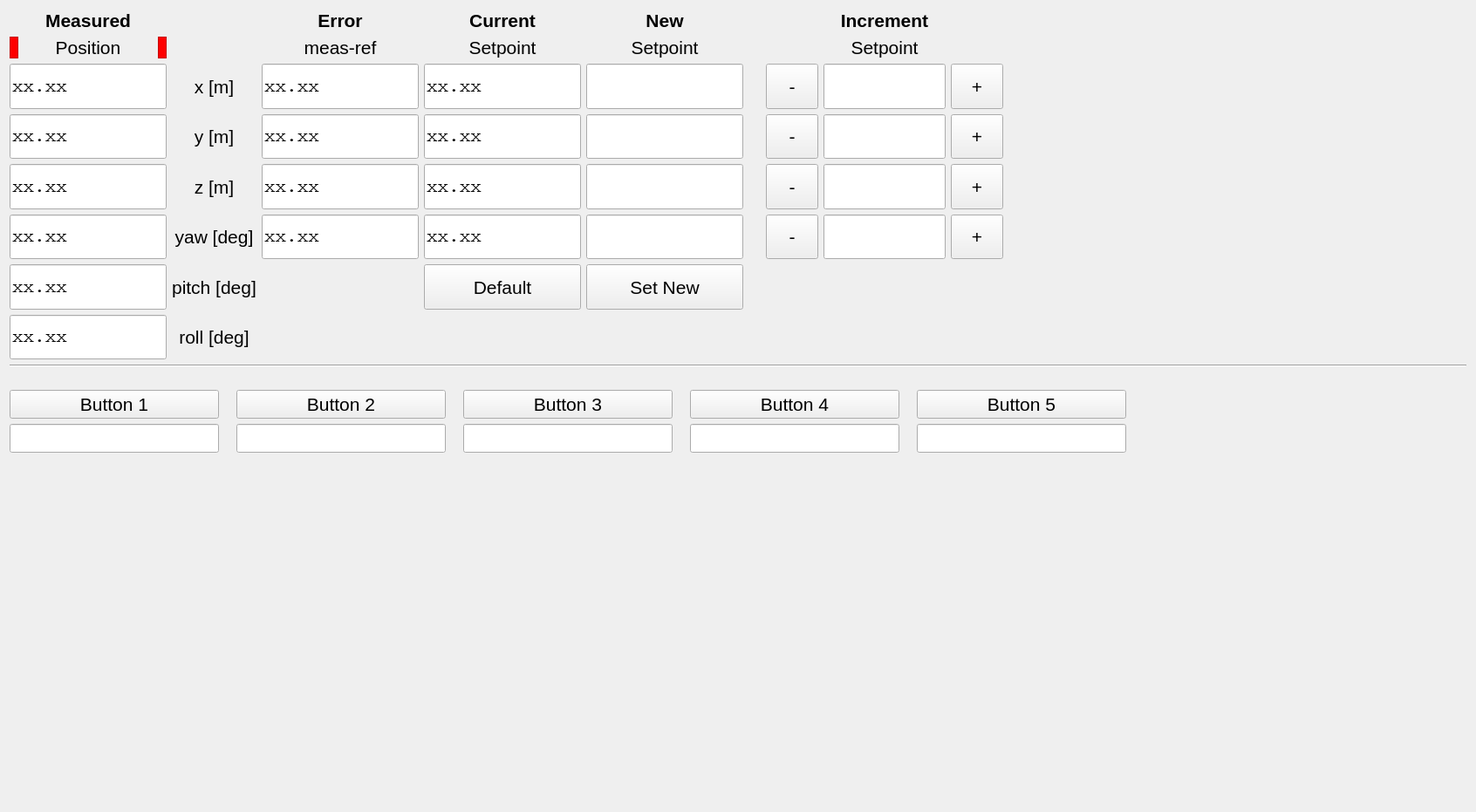
<?xml version="1.0" encoding="UTF-8"?>
<ui version="4.0">
 <class>StudentControllerTab</class>
 <widget class="QWidget" name="StudentControllerTab">
  <property name="geometry">
   <rect>
    <x>0</x>
    <y>0</y>
    <width>1692</width>
    <height>931</height>
   </rect>
  </property>
  <property name="font">
   <font>
    <pointsize>16</pointsize>
   </font>
  </property>
  <property name="windowTitle">
   <string>Form</string>
  </property>
  <layout class="QGridLayout" name="gridLayout">
   <item row="12" column="0" rowspan="2">
    <layout class="QGridLayout" name="gridLayout_3">
     <property name="leftMargin">
      <number>0</number>
     </property>
     <property name="topMargin">
      <number>0</number>
     </property>
     <property name="rightMargin">
      <number>0</number>
     </property>
     <property name="bottomMargin">
      <number>0</number>
     </property>
     <property name="horizontalSpacing">
      <number>20</number>
     </property>
     <item row="0" column="1">
      <widget class="QPushButton" name="custom_button_2">
       <property name="sizePolicy">
        <sizepolicy hsizetype="MinimumExpanding" vsizetype="MinimumExpanding">
         <horstretch>0</horstretch>
         <verstretch>0</verstretch>
        </sizepolicy>
       </property>
       <property name="maximumSize">
        <size>
         <width>240</width>
         <height>60</height>
        </size>
       </property>
       <property name="text">
        <string>Button 2</string>
       </property>
      </widget>
     </item>
     <item row="0" column="3">
      <widget class="QPushButton" name="custom_button_4">
       <property name="sizePolicy">
        <sizepolicy hsizetype="MinimumExpanding" vsizetype="MinimumExpanding">
         <horstretch>0</horstretch>
         <verstretch>0</verstretch>
        </sizepolicy>
       </property>
       <property name="maximumSize">
        <size>
         <width>240</width>
         <height>60</height>
        </size>
       </property>
       <property name="text">
        <string>Button 4</string>
       </property>
      </widget>
     </item>
     <item row="1" column="0">
      <widget class="QLineEdit" name="lineEdit_custom_1">
       <property name="sizePolicy">
        <sizepolicy hsizetype="MinimumExpanding" vsizetype="MinimumExpanding">
         <horstretch>0</horstretch>
         <verstretch>0</verstretch>
        </sizepolicy>
       </property>
       <property name="maximumSize">
        <size>
         <width>240</width>
         <height>60</height>
        </size>
       </property>
      </widget>
     </item>
     <item row="0" column="2">
      <widget class="QPushButton" name="custom_button_3">
       <property name="sizePolicy">
        <sizepolicy hsizetype="MinimumExpanding" vsizetype="MinimumExpanding">
         <horstretch>0</horstretch>
         <verstretch>0</verstretch>
        </sizepolicy>
       </property>
       <property name="maximumSize">
        <size>
         <width>240</width>
         <height>60</height>
        </size>
       </property>
       <property name="text">
        <string>Button 3</string>
       </property>
      </widget>
     </item>
     <item row="0" column="0">
      <widget class="QPushButton" name="custom_button_1">
       <property name="sizePolicy">
        <sizepolicy hsizetype="MinimumExpanding" vsizetype="MinimumExpanding">
         <horstretch>0</horstretch>
         <verstretch>0</verstretch>
        </sizepolicy>
       </property>
       <property name="maximumSize">
        <size>
         <width>240</width>
         <height>60</height>
        </size>
       </property>
       <property name="text">
        <string>Button 1</string>
       </property>
      </widget>
     </item>
     <item row="0" column="5">
      <spacer name="horizontalSpacer">
       <property name="orientation">
        <enum>Qt::Horizontal</enum>
       </property>
       <property name="sizeHint" stdset="0">
        <size>
         <width>40</width>
         <height>20</height>
        </size>
       </property>
      </spacer>
     </item>
     <item row="0" column="4">
      <widget class="QPushButton" name="custom_button_5">
       <property name="sizePolicy">
        <sizepolicy hsizetype="MinimumExpanding" vsizetype="MinimumExpanding">
         <horstretch>0</horstretch>
         <verstretch>0</verstretch>
        </sizepolicy>
       </property>
       <property name="maximumSize">
        <size>
         <width>240</width>
         <height>60</height>
        </size>
       </property>
       <property name="text">
        <string>Button 5</string>
       </property>
      </widget>
     </item>
     <item row="1" column="1">
      <widget class="QLineEdit" name="lineEdit_custom_2">
       <property name="sizePolicy">
        <sizepolicy hsizetype="MinimumExpanding" vsizetype="MinimumExpanding">
         <horstretch>0</horstretch>
         <verstretch>0</verstretch>
        </sizepolicy>
       </property>
       <property name="maximumSize">
        <size>
         <width>240</width>
         <height>60</height>
        </size>
       </property>
      </widget>
     </item>
     <item row="1" column="2">
      <widget class="QLineEdit" name="lineEdit_custom_3">
       <property name="sizePolicy">
        <sizepolicy hsizetype="MinimumExpanding" vsizetype="MinimumExpanding">
         <horstretch>0</horstretch>
         <verstretch>0</verstretch>
        </sizepolicy>
       </property>
       <property name="maximumSize">
        <size>
         <width>240</width>
         <height>60</height>
        </size>
       </property>
      </widget>
     </item>
     <item row="1" column="3">
      <widget class="QLineEdit" name="lineEdit_custom_4">
       <property name="sizePolicy">
        <sizepolicy hsizetype="MinimumExpanding" vsizetype="MinimumExpanding">
         <horstretch>0</horstretch>
         <verstretch>0</verstretch>
        </sizepolicy>
       </property>
       <property name="maximumSize">
        <size>
         <width>240</width>
         <height>60</height>
        </size>
       </property>
      </widget>
     </item>
     <item row="1" column="4">
      <widget class="QLineEdit" name="lineEdit_custom_5">
       <property name="sizePolicy">
        <sizepolicy hsizetype="MinimumExpanding" vsizetype="MinimumExpanding">
         <horstretch>0</horstretch>
         <verstretch>0</verstretch>
        </sizepolicy>
       </property>
       <property name="maximumSize">
        <size>
         <width>240</width>
         <height>60</height>
        </size>
       </property>
      </widget>
     </item>
    </layout>
   </item>
   <item row="9" column="0">
    <layout class="QGridLayout" name="gridLayout_2">
     <property name="leftMargin">
      <number>0</number>
     </property>
     <property name="topMargin">
      <number>0</number>
     </property>
     <property name="rightMargin">
      <number>0</number>
     </property>
     <property name="bottomMargin">
      <number>0</number>
     </property>
     <item row="0" column="0">
      <widget class="QLabel" name="label_measured_title">
       <property name="font">
        <font>
         <weight>75</weight>
         <bold>true</bold>
        </font>
       </property>
       <property name="text">
        <string>Measured</string>
       </property>
       <property name="alignment">
        <set>Qt::AlignCenter</set>
       </property>
      </widget>
     </item>
     <item row="3" column="2">
      <widget class="QLineEdit" name="lineEdit_error_x">
       <property name="sizePolicy">
        <sizepolicy hsizetype="MinimumExpanding" vsizetype="MinimumExpanding">
         <horstretch>0</horstretch>
         <verstretch>0</verstretch>
        </sizepolicy>
       </property>
       <property name="maximumSize">
        <size>
         <width>180</width>
         <height>60</height>
        </size>
       </property>
       <property name="font">
        <font>
         <family>Courier</family>
        </font>
       </property>
       <property name="text">
        <string>xx.xx</string>
       </property>
       <property name="readOnly">
        <bool>true</bool>
       </property>
      </widget>
     </item>
     <item row="1" column="0">
      <layout class="QHBoxLayout" name="horizontalLayout_5">
       <property name="spacing">
        <number>0</number>
       </property>
       <property name="leftMargin">
        <number>0</number>
       </property>
       <property name="topMargin">
        <number>0</number>
       </property>
       <property name="rightMargin">
        <number>0</number>
       </property>
       <property name="bottomMargin">
        <number>0</number>
       </property>
       <item>
        <widget class="QFrame" name="red_frame_position_left">
         <property name="maximumSize">
          <size>
           <width>10</width>
           <height>16777215</height>
          </size>
         </property>
         <property name="styleSheet">
          <string notr="true">background-color:red;</string>
         </property>
         <property name="frameShape">
          <enum>QFrame::StyledPanel</enum>
         </property>
         <property name="frameShadow">
          <enum>QFrame::Raised</enum>
         </property>
        </widget>
       </item>
       <item>
        <widget class="QLabel" name="label_measured_title_line2">
         <property name="text">
          <string>Position</string>
         </property>
         <property name="alignment">
          <set>Qt::AlignCenter</set>
         </property>
        </widget>
       </item>
       <item>
        <widget class="QFrame" name="red_frame_position_right">
         <property name="maximumSize">
          <size>
           <width>10</width>
           <height>16777215</height>
          </size>
         </property>
         <property name="styleSheet">
          <string notr="true">background-color:red;</string>
         </property>
         <property name="frameShape">
          <enum>QFrame::StyledPanel</enum>
         </property>
         <property name="frameShadow">
          <enum>QFrame::Raised</enum>
         </property>
        </widget>
       </item>
      </layout>
     </item>
     <item row="3" column="1">
      <widget class="QLabel" name="label_row_x">
       <property name="maximumSize">
        <size>
         <width>16777215</width>
         <height>60</height>
        </size>
       </property>
       <property name="text">
        <string>x [m]</string>
       </property>
       <property name="alignment">
        <set>Qt::AlignCenter</set>
       </property>
      </widget>
     </item>
     <item row="5" column="1">
      <widget class="QLabel" name="label_row_z">
       <property name="maximumSize">
        <size>
         <width>16777215</width>
         <height>60</height>
        </size>
       </property>
       <property name="text">
        <string>z [m]</string>
       </property>
       <property name="alignment">
        <set>Qt::AlignCenter</set>
       </property>
      </widget>
     </item>
     <item row="6" column="1">
      <widget class="QLabel" name="label_row_yaw">
       <property name="maximumSize">
        <size>
         <width>16777215</width>
         <height>60</height>
        </size>
       </property>
       <property name="text">
        <string>yaw [deg]</string>
       </property>
       <property name="alignment">
        <set>Qt::AlignCenter</set>
       </property>
      </widget>
     </item>
     <item row="3" column="6">
      <layout class="QHBoxLayout" name="horizontalLayout">
       <item>
        <widget class="QPushButton" name="x_increment_minus_button">
         <property name="sizePolicy">
          <sizepolicy hsizetype="MinimumExpanding" vsizetype="Fixed">
           <horstretch>0</horstretch>
           <verstretch>0</verstretch>
          </sizepolicy>
         </property>
         <property name="maximumSize">
          <size>
           <width>60</width>
           <height>60</height>
          </size>
         </property>
         <property name="text">
          <string>-</string>
         </property>
        </widget>
       </item>
       <item>
        <widget class="QLineEdit" name="lineEdit_setpoint_increment_x">
         <property name="sizePolicy">
          <sizepolicy hsizetype="MinimumExpanding" vsizetype="Fixed">
           <horstretch>0</horstretch>
           <verstretch>0</verstretch>
          </sizepolicy>
         </property>
         <property name="maximumSize">
          <size>
           <width>140</width>
           <height>60</height>
          </size>
         </property>
         <property name="font">
          <font>
           <family>Courier</family>
          </font>
         </property>
        </widget>
       </item>
       <item>
        <widget class="QPushButton" name="x_increment_plus_button">
         <property name="maximumSize">
          <size>
           <width>60</width>
           <height>60</height>
          </size>
         </property>
         <property name="text">
          <string>+</string>
         </property>
        </widget>
       </item>
      </layout>
     </item>
     <item row="3" column="5">
      <spacer name="horizontalSpacer_2">
       <property name="orientation">
        <enum>Qt::Horizontal</enum>
       </property>
       <property name="sizeType">
        <enum>QSizePolicy::Fixed</enum>
       </property>
       <property name="sizeHint" stdset="0">
        <size>
         <width>20</width>
         <height>20</height>
        </size>
       </property>
      </spacer>
     </item>
     <item row="3" column="0">
      <widget class="QLineEdit" name="lineEdit_measured_x">
       <property name="sizePolicy">
        <sizepolicy hsizetype="MinimumExpanding" vsizetype="MinimumExpanding">
         <horstretch>0</horstretch>
         <verstretch>0</verstretch>
        </sizepolicy>
       </property>
       <property name="maximumSize">
        <size>
         <width>180</width>
         <height>60</height>
        </size>
       </property>
       <property name="font">
        <font>
         <family>Courier</family>
        </font>
       </property>
       <property name="text">
        <string>xx.xx</string>
       </property>
       <property name="readOnly">
        <bool>true</bool>
       </property>
      </widget>
     </item>
     <item row="4" column="0">
      <widget class="QLineEdit" name="lineEdit_measured_y">
       <property name="sizePolicy">
        <sizepolicy hsizetype="MinimumExpanding" vsizetype="MinimumExpanding">
         <horstretch>0</horstretch>
         <verstretch>0</verstretch>
        </sizepolicy>
       </property>
       <property name="maximumSize">
        <size>
         <width>180</width>
         <height>60</height>
        </size>
       </property>
       <property name="font">
        <font>
         <family>Courier</family>
        </font>
       </property>
       <property name="text">
        <string>xx.xx</string>
       </property>
       <property name="readOnly">
        <bool>true</bool>
       </property>
      </widget>
     </item>
     <item row="4" column="1">
      <widget class="QLabel" name="label_row_y">
       <property name="maximumSize">
        <size>
         <width>16777215</width>
         <height>60</height>
        </size>
       </property>
       <property name="text">
        <string>y [m]</string>
       </property>
       <property name="alignment">
        <set>Qt::AlignCenter</set>
       </property>
      </widget>
     </item>
     <item row="7" column="0">
      <widget class="QLineEdit" name="lineEdit_measured_pitch">
       <property name="sizePolicy">
        <sizepolicy hsizetype="MinimumExpanding" vsizetype="MinimumExpanding">
         <horstretch>0</horstretch>
         <verstretch>0</verstretch>
        </sizepolicy>
       </property>
       <property name="maximumSize">
        <size>
         <width>180</width>
         <height>60</height>
        </size>
       </property>
       <property name="font">
        <font>
         <family>Courier</family>
        </font>
       </property>
       <property name="text">
        <string>xx.xx</string>
       </property>
       <property name="readOnly">
        <bool>true</bool>
       </property>
      </widget>
     </item>
     <item row="6" column="0">
      <widget class="QLineEdit" name="lineEdit_measured_yaw">
       <property name="sizePolicy">
        <sizepolicy hsizetype="MinimumExpanding" vsizetype="MinimumExpanding">
         <horstretch>0</horstretch>
         <verstretch>0</verstretch>
        </sizepolicy>
       </property>
       <property name="maximumSize">
        <size>
         <width>180</width>
         <height>60</height>
        </size>
       </property>
       <property name="font">
        <font>
         <family>Courier</family>
        </font>
       </property>
       <property name="text">
        <string>xx.xx</string>
       </property>
       <property name="readOnly">
        <bool>true</bool>
       </property>
      </widget>
     </item>
     <item row="8" column="0">
      <widget class="QLineEdit" name="lineEdit_measured_roll">
       <property name="sizePolicy">
        <sizepolicy hsizetype="MinimumExpanding" vsizetype="MinimumExpanding">
         <horstretch>0</horstretch>
         <verstretch>0</verstretch>
        </sizepolicy>
       </property>
       <property name="maximumSize">
        <size>
         <width>180</width>
         <height>60</height>
        </size>
       </property>
       <property name="font">
        <font>
         <family>Courier</family>
        </font>
       </property>
       <property name="text">
        <string>xx.xx</string>
       </property>
       <property name="readOnly">
        <bool>true</bool>
       </property>
      </widget>
     </item>
     <item row="5" column="0">
      <widget class="QLineEdit" name="lineEdit_measured_z">
       <property name="sizePolicy">
        <sizepolicy hsizetype="MinimumExpanding" vsizetype="MinimumExpanding">
         <horstretch>0</horstretch>
         <verstretch>0</verstretch>
        </sizepolicy>
       </property>
       <property name="maximumSize">
        <size>
         <width>180</width>
         <height>60</height>
        </size>
       </property>
       <property name="font">
        <font>
         <family>Courier</family>
        </font>
       </property>
       <property name="text">
        <string>xx.xx</string>
       </property>
       <property name="readOnly">
        <bool>true</bool>
       </property>
      </widget>
     </item>
     <item row="7" column="1">
      <widget class="QLabel" name="label_row_pitch">
       <property name="maximumSize">
        <size>
         <width>16777215</width>
         <height>60</height>
        </size>
       </property>
       <property name="text">
        <string>pitch [deg]</string>
       </property>
       <property name="alignment">
        <set>Qt::AlignCenter</set>
       </property>
      </widget>
     </item>
     <item row="8" column="1">
      <widget class="QLabel" name="label_row_roll">
       <property name="maximumSize">
        <size>
         <width>16777215</width>
         <height>60</height>
        </size>
       </property>
       <property name="text">
        <string>roll [deg]</string>
       </property>
       <property name="alignment">
        <set>Qt::AlignCenter</set>
       </property>
      </widget>
     </item>
     <item row="1" column="2">
      <widget class="QLabel" name="label_error_title_line2">
       <property name="text">
        <string>meas-ref</string>
       </property>
       <property name="alignment">
        <set>Qt::AlignCenter</set>
       </property>
      </widget>
     </item>
     <item row="1" column="3">
      <widget class="QLabel" name="label_current_title_2">
       <property name="text">
        <string>Setpoint</string>
       </property>
       <property name="alignment">
        <set>Qt::AlignCenter</set>
       </property>
      </widget>
     </item>
     <item row="0" column="2">
      <widget class="QLabel" name="label_error_title">
       <property name="font">
        <font>
         <weight>75</weight>
         <bold>true</bold>
        </font>
       </property>
       <property name="text">
        <string>Error</string>
       </property>
       <property name="alignment">
        <set>Qt::AlignCenter</set>
       </property>
      </widget>
     </item>
     <item row="7" column="3">
      <widget class="QPushButton" name="default_setpoint_button">
       <property name="sizePolicy">
        <sizepolicy hsizetype="MinimumExpanding" vsizetype="MinimumExpanding">
         <horstretch>0</horstretch>
         <verstretch>0</verstretch>
        </sizepolicy>
       </property>
       <property name="maximumSize">
        <size>
         <width>180</width>
         <height>60</height>
        </size>
       </property>
       <property name="text">
        <string>Default</string>
       </property>
      </widget>
     </item>
     <item row="0" column="4">
      <widget class="QLabel" name="label_new_title">
       <property name="font">
        <font>
         <weight>75</weight>
         <bold>true</bold>
        </font>
       </property>
       <property name="text">
        <string>New</string>
       </property>
       <property name="alignment">
        <set>Qt::AlignCenter</set>
       </property>
      </widget>
     </item>
     <item row="1" column="4">
      <widget class="QLabel" name="label_new_title_line2">
       <property name="text">
        <string>Setpoint</string>
       </property>
       <property name="alignment">
        <set>Qt::AlignCenter</set>
       </property>
      </widget>
     </item>
     <item row="4" column="2">
      <widget class="QLineEdit" name="lineEdit_error_y">
       <property name="sizePolicy">
        <sizepolicy hsizetype="MinimumExpanding" vsizetype="MinimumExpanding">
         <horstretch>0</horstretch>
         <verstretch>0</verstretch>
        </sizepolicy>
       </property>
       <property name="maximumSize">
        <size>
         <width>180</width>
         <height>60</height>
        </size>
       </property>
       <property name="font">
        <font>
         <family>Courier</family>
        </font>
       </property>
       <property name="text">
        <string>xx.xx</string>
       </property>
       <property name="readOnly">
        <bool>true</bool>
       </property>
      </widget>
     </item>
     <item row="5" column="2">
      <widget class="QLineEdit" name="lineEdit_error_z">
       <property name="sizePolicy">
        <sizepolicy hsizetype="MinimumExpanding" vsizetype="MinimumExpanding">
         <horstretch>0</horstretch>
         <verstretch>0</verstretch>
        </sizepolicy>
       </property>
       <property name="maximumSize">
        <size>
         <width>180</width>
         <height>60</height>
        </size>
       </property>
       <property name="font">
        <font>
         <family>Courier</family>
        </font>
       </property>
       <property name="text">
        <string>xx.xx</string>
       </property>
       <property name="readOnly">
        <bool>true</bool>
       </property>
      </widget>
     </item>
     <item row="6" column="2">
      <widget class="QLineEdit" name="lineEdit_error_yaw">
       <property name="sizePolicy">
        <sizepolicy hsizetype="MinimumExpanding" vsizetype="MinimumExpanding">
         <horstretch>0</horstretch>
         <verstretch>0</verstretch>
        </sizepolicy>
       </property>
       <property name="maximumSize">
        <size>
         <width>180</width>
         <height>60</height>
        </size>
       </property>
       <property name="font">
        <font>
         <family>Courier</family>
        </font>
       </property>
       <property name="text">
        <string>xx.xx</string>
       </property>
       <property name="readOnly">
        <bool>true</bool>
       </property>
      </widget>
     </item>
     <item row="0" column="3">
      <widget class="QLabel" name="label_current_title">
       <property name="font">
        <font>
         <weight>75</weight>
         <bold>true</bold>
        </font>
       </property>
       <property name="text">
        <string>Current</string>
       </property>
       <property name="alignment">
        <set>Qt::AlignCenter</set>
       </property>
      </widget>
     </item>
     <item row="4" column="3">
      <widget class="QLineEdit" name="lineEdit_setpoint_current_y">
       <property name="sizePolicy">
        <sizepolicy hsizetype="MinimumExpanding" vsizetype="MinimumExpanding">
         <horstretch>0</horstretch>
         <verstretch>0</verstretch>
        </sizepolicy>
       </property>
       <property name="maximumSize">
        <size>
         <width>180</width>
         <height>60</height>
        </size>
       </property>
       <property name="font">
        <font>
         <family>Courier</family>
        </font>
       </property>
       <property name="text">
        <string>xx.xx</string>
       </property>
       <property name="readOnly">
        <bool>true</bool>
       </property>
      </widget>
     </item>
     <item row="5" column="3">
      <widget class="QLineEdit" name="lineEdit_setpoint_current_z">
       <property name="sizePolicy">
        <sizepolicy hsizetype="MinimumExpanding" vsizetype="MinimumExpanding">
         <horstretch>0</horstretch>
         <verstretch>0</verstretch>
        </sizepolicy>
       </property>
       <property name="maximumSize">
        <size>
         <width>180</width>
         <height>60</height>
        </size>
       </property>
       <property name="font">
        <font>
         <family>Courier</family>
        </font>
       </property>
       <property name="text">
        <string>xx.xx</string>
       </property>
       <property name="readOnly">
        <bool>true</bool>
       </property>
      </widget>
     </item>
     <item row="6" column="3">
      <widget class="QLineEdit" name="lineEdit_setpoint_current_yaw">
       <property name="sizePolicy">
        <sizepolicy hsizetype="MinimumExpanding" vsizetype="MinimumExpanding">
         <horstretch>0</horstretch>
         <verstretch>0</verstretch>
        </sizepolicy>
       </property>
       <property name="maximumSize">
        <size>
         <width>180</width>
         <height>60</height>
        </size>
       </property>
       <property name="font">
        <font>
         <family>Courier</family>
        </font>
       </property>
       <property name="text">
        <string>xx.xx</string>
       </property>
       <property name="readOnly">
        <bool>true</bool>
       </property>
      </widget>
     </item>
     <item row="3" column="3">
      <widget class="QLineEdit" name="lineEdit_setpoint_current_x">
       <property name="sizePolicy">
        <sizepolicy hsizetype="MinimumExpanding" vsizetype="MinimumExpanding">
         <horstretch>0</horstretch>
         <verstretch>0</verstretch>
        </sizepolicy>
       </property>
       <property name="maximumSize">
        <size>
         <width>180</width>
         <height>60</height>
        </size>
       </property>
       <property name="font">
        <font>
         <family>Courier</family>
        </font>
       </property>
       <property name="text">
        <string>xx.xx</string>
       </property>
       <property name="readOnly">
        <bool>true</bool>
       </property>
      </widget>
     </item>
     <item row="0" column="6">
      <widget class="QLabel" name="label_2">
       <property name="font">
        <font>
         <weight>75</weight>
         <bold>true</bold>
        </font>
       </property>
       <property name="text">
        <string>Increment</string>
       </property>
       <property name="alignment">
        <set>Qt::AlignCenter</set>
       </property>
      </widget>
     </item>
     <item row="6" column="4">
      <widget class="QLineEdit" name="lineEdit_setpoint_new_yaw">
       <property name="sizePolicy">
        <sizepolicy hsizetype="MinimumExpanding" vsizetype="MinimumExpanding">
         <horstretch>0</horstretch>
         <verstretch>0</verstretch>
        </sizepolicy>
       </property>
       <property name="maximumSize">
        <size>
         <width>180</width>
         <height>60</height>
        </size>
       </property>
       <property name="font">
        <font>
         <family>Courier</family>
        </font>
       </property>
      </widget>
     </item>
     <item row="7" column="4">
      <widget class="QPushButton" name="set_setpoint_button">
       <property name="sizePolicy">
        <sizepolicy hsizetype="MinimumExpanding" vsizetype="MinimumExpanding">
         <horstretch>0</horstretch>
         <verstretch>0</verstretch>
        </sizepolicy>
       </property>
       <property name="maximumSize">
        <size>
         <width>180</width>
         <height>60</height>
        </size>
       </property>
       <property name="text">
        <string>Set New</string>
       </property>
      </widget>
     </item>
     <item row="4" column="4">
      <widget class="QLineEdit" name="lineEdit_setpoint_new_y">
       <property name="sizePolicy">
        <sizepolicy hsizetype="MinimumExpanding" vsizetype="MinimumExpanding">
         <horstretch>0</horstretch>
         <verstretch>0</verstretch>
        </sizepolicy>
       </property>
       <property name="maximumSize">
        <size>
         <width>180</width>
         <height>60</height>
        </size>
       </property>
       <property name="font">
        <font>
         <family>Courier</family>
        </font>
       </property>
      </widget>
     </item>
     <item row="5" column="4">
      <widget class="QLineEdit" name="lineEdit_setpoint_new_z">
       <property name="sizePolicy">
        <sizepolicy hsizetype="MinimumExpanding" vsizetype="MinimumExpanding">
         <horstretch>0</horstretch>
         <verstretch>0</verstretch>
        </sizepolicy>
       </property>
       <property name="maximumSize">
        <size>
         <width>180</width>
         <height>60</height>
        </size>
       </property>
       <property name="font">
        <font>
         <family>Courier</family>
        </font>
       </property>
      </widget>
     </item>
     <item row="3" column="4">
      <widget class="QLineEdit" name="lineEdit_setpoint_new_x">
       <property name="sizePolicy">
        <sizepolicy hsizetype="MinimumExpanding" vsizetype="MinimumExpanding">
         <horstretch>0</horstretch>
         <verstretch>0</verstretch>
        </sizepolicy>
       </property>
       <property name="maximumSize">
        <size>
         <width>180</width>
         <height>60</height>
        </size>
       </property>
       <property name="font">
        <font>
         <family>Courier</family>
        </font>
       </property>
      </widget>
     </item>
     <item row="1" column="6">
      <widget class="QLabel" name="label">
       <property name="text">
        <string>Setpoint</string>
       </property>
       <property name="alignment">
        <set>Qt::AlignCenter</set>
       </property>
      </widget>
     </item>
     <item row="4" column="6">
      <layout class="QHBoxLayout" name="horizontalLayout_2">
       <item>
        <widget class="QPushButton" name="y_increment_minus_button">
         <property name="sizePolicy">
          <sizepolicy hsizetype="MinimumExpanding" vsizetype="Fixed">
           <horstretch>0</horstretch>
           <verstretch>0</verstretch>
          </sizepolicy>
         </property>
         <property name="maximumSize">
          <size>
           <width>60</width>
           <height>60</height>
          </size>
         </property>
         <property name="text">
          <string>-</string>
         </property>
        </widget>
       </item>
       <item>
        <widget class="QLineEdit" name="lineEdit_setpoint_increment_y">
         <property name="sizePolicy">
          <sizepolicy hsizetype="MinimumExpanding" vsizetype="Fixed">
           <horstretch>0</horstretch>
           <verstretch>0</verstretch>
          </sizepolicy>
         </property>
         <property name="maximumSize">
          <size>
           <width>140</width>
           <height>60</height>
          </size>
         </property>
        </widget>
       </item>
       <item>
        <widget class="QPushButton" name="y_increment_plus_button">
         <property name="sizePolicy">
          <sizepolicy hsizetype="MinimumExpanding" vsizetype="Fixed">
           <horstretch>0</horstretch>
           <verstretch>0</verstretch>
          </sizepolicy>
         </property>
         <property name="maximumSize">
          <size>
           <width>60</width>
           <height>60</height>
          </size>
         </property>
         <property name="text">
          <string>+</string>
         </property>
        </widget>
       </item>
      </layout>
     </item>
     <item row="6" column="6">
      <layout class="QHBoxLayout" name="horizontalLayout_4">
       <item>
        <widget class="QPushButton" name="yaw_increment_minus_button">
         <property name="sizePolicy">
          <sizepolicy hsizetype="MinimumExpanding" vsizetype="Fixed">
           <horstretch>0</horstretch>
           <verstretch>0</verstretch>
          </sizepolicy>
         </property>
         <property name="maximumSize">
          <size>
           <width>60</width>
           <height>60</height>
          </size>
         </property>
         <property name="text">
          <string>-</string>
         </property>
        </widget>
       </item>
       <item>
        <widget class="QLineEdit" name="lineEdit_setpoint_increment_yaw">
         <property name="sizePolicy">
          <sizepolicy hsizetype="MinimumExpanding" vsizetype="Fixed">
           <horstretch>0</horstretch>
           <verstretch>0</verstretch>
          </sizepolicy>
         </property>
         <property name="maximumSize">
          <size>
           <width>140</width>
           <height>60</height>
          </size>
         </property>
        </widget>
       </item>
       <item>
        <widget class="QPushButton" name="yaw_increment_plus_button">
         <property name="sizePolicy">
          <sizepolicy hsizetype="MinimumExpanding" vsizetype="Fixed">
           <horstretch>0</horstretch>
           <verstretch>0</verstretch>
          </sizepolicy>
         </property>
         <property name="maximumSize">
          <size>
           <width>60</width>
           <height>60</height>
          </size>
         </property>
         <property name="text">
          <string>+</string>
         </property>
        </widget>
       </item>
      </layout>
     </item>
     <item row="5" column="6">
      <layout class="QHBoxLayout" name="horizontalLayout_3">
       <item>
        <widget class="QPushButton" name="z_increment_minus_button">
         <property name="sizePolicy">
          <sizepolicy hsizetype="MinimumExpanding" vsizetype="Fixed">
           <horstretch>0</horstretch>
           <verstretch>0</verstretch>
          </sizepolicy>
         </property>
         <property name="maximumSize">
          <size>
           <width>60</width>
           <height>60</height>
          </size>
         </property>
         <property name="text">
          <string>-</string>
         </property>
        </widget>
       </item>
       <item>
        <widget class="QLineEdit" name="lineEdit_setpoint_increment_z">
         <property name="sizePolicy">
          <sizepolicy hsizetype="MinimumExpanding" vsizetype="Fixed">
           <horstretch>0</horstretch>
           <verstretch>0</verstretch>
          </sizepolicy>
         </property>
         <property name="maximumSize">
          <size>
           <width>140</width>
           <height>60</height>
          </size>
         </property>
        </widget>
       </item>
       <item>
        <widget class="QPushButton" name="z_increment_plus_button">
         <property name="sizePolicy">
          <sizepolicy hsizetype="MinimumExpanding" vsizetype="Fixed">
           <horstretch>0</horstretch>
           <verstretch>0</verstretch>
          </sizepolicy>
         </property>
         <property name="maximumSize">
          <size>
           <width>60</width>
           <height>60</height>
          </size>
         </property>
         <property name="text">
          <string>+</string>
         </property>
        </widget>
       </item>
      </layout>
     </item>
     <item row="3" column="7">
      <spacer name="horizontalSpacer_3">
       <property name="orientation">
        <enum>Qt::Horizontal</enum>
       </property>
       <property name="sizeHint" stdset="0">
        <size>
         <width>40</width>
         <height>20</height>
        </size>
       </property>
      </spacer>
     </item>
    </layout>
   </item>
   <item row="14" column="0">
    <spacer name="verticalSpacer">
     <property name="orientation">
      <enum>Qt::Vertical</enum>
     </property>
     <property name="sizeHint" stdset="0">
      <size>
       <width>20</width>
       <height>40</height>
      </size>
     </property>
    </spacer>
   </item>
   <item row="11" column="0">
    <spacer name="verticalSpacer_2">
     <property name="orientation">
      <enum>Qt::Vertical</enum>
     </property>
     <property name="sizeType">
      <enum>QSizePolicy::Fixed</enum>
     </property>
     <property name="sizeHint" stdset="0">
      <size>
       <width>20</width>
       <height>20</height>
      </size>
     </property>
    </spacer>
   </item>
   <item row="10" column="0">
    <widget class="Line" name="line">
     <property name="orientation">
      <enum>Qt::Horizontal</enum>
     </property>
    </widget>
   </item>
  </layout>
 </widget>
 <resources/>
 <connections/>
</ui>
